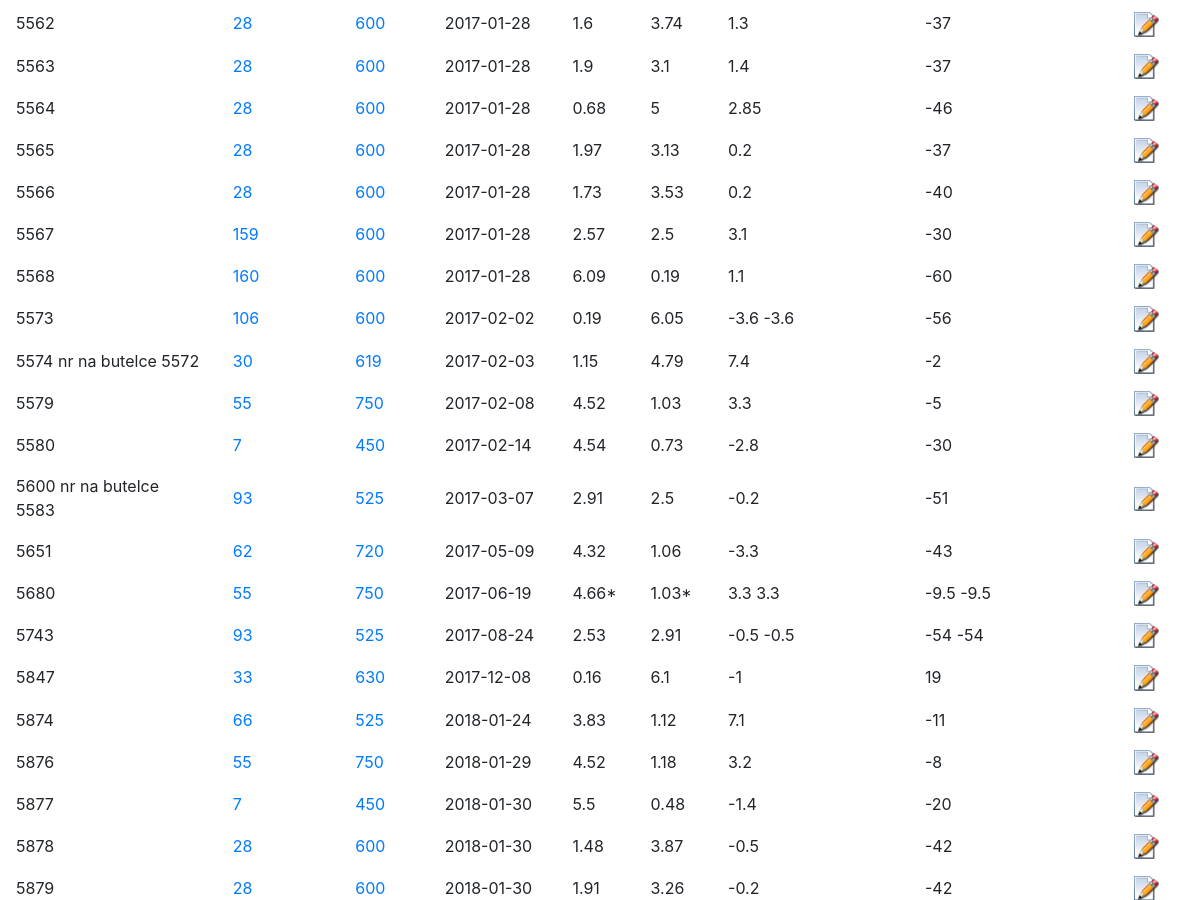
Before: /isotopes (middle part) with the older database file.
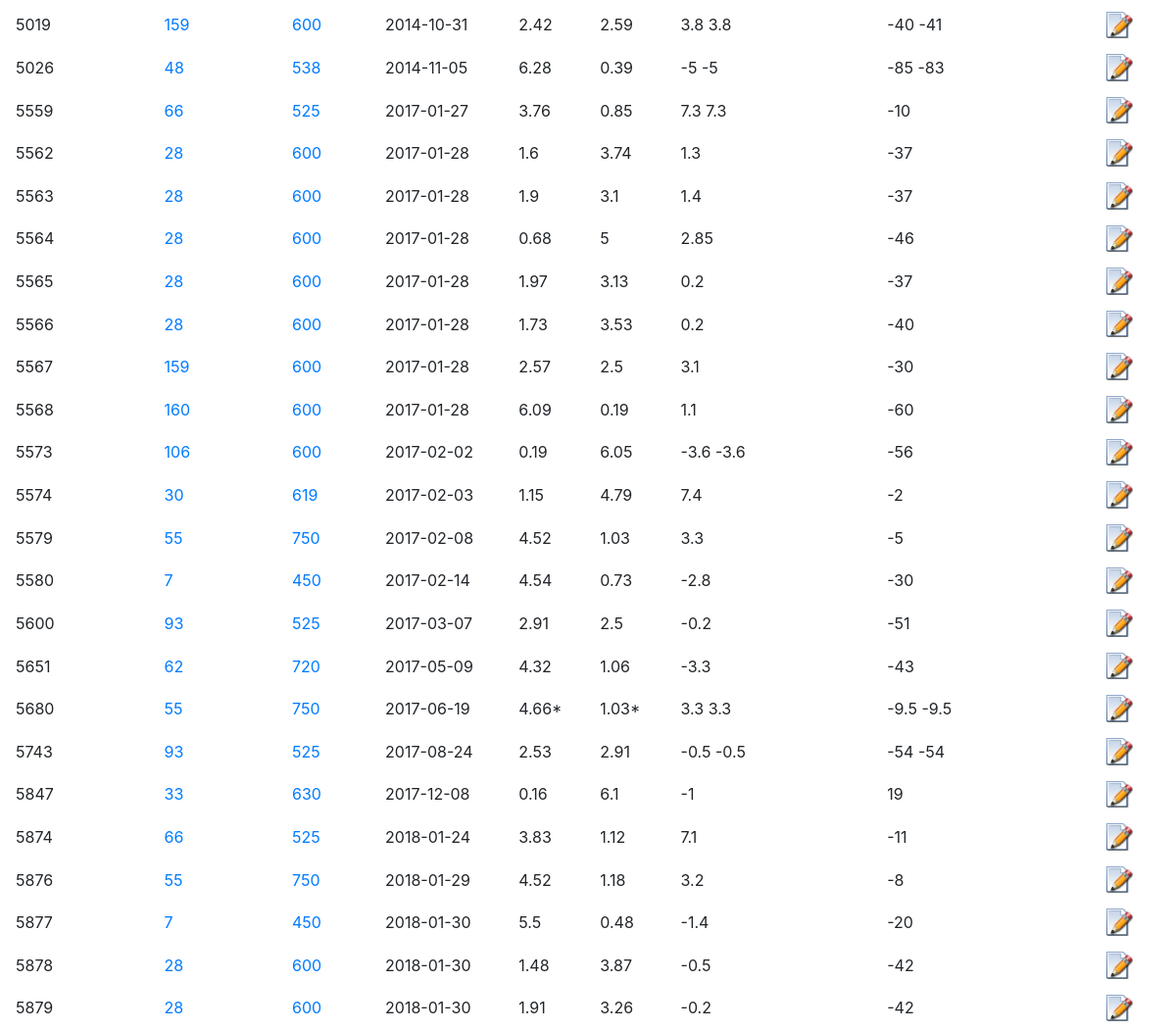
After: the same page with the newer database file.
### tables this page shows
CREATE TABLE izotopy(
 id INTEGER PRIMARY KEY AUTOINCREMENT,
 nr_probki	VARCHAR,
 nr_zjawiska VARCHAR,
 data_poboru VARCHAR,
 camg VARCHAR,
 nak VARCHAR,
 d18o VARCHAR,
 dd VARCHAR
, poziom TEXT);

### main.py (the view)
@app.route('/isotopes')
def isotopes():
    isotopes = getAllIsotopes()
    convertNulls(isotopes)
    return render_template('isotope.html', isotopes=isotopes)

### dbUtils.py (called while the page is built)
def dict_factory(cursor, row):
    d = OrderedDict()
    for idx, col in enumerate(cursor.description):
        d[col[0]] = row[idx]
    return d

def getAllIsotopes():
    conn = sqlite3.connect('data.db')
    cursor = conn.cursor()
    query = 'select * from izotopy order by data_poboru'
    isotopes = []
    for row in cursor.execute(query):
        isotope = dict_factory(cursor, row)
        isotopes.append(isotope)
    conn.close()
    return isotopes

def convertNulls(sampleList, character='--'):
    for index, sample in enumerate(sampleList):
        for key, value in sample.items():
            if value==None:
                sampleList[index][key]=character

### templates/isotope.html (shortened to what this page needs)
{% extends 'layout.html' %}
{% block body %}
	<div>
		<table class="tableFixHead" id="sampleTable">
  			<tbody>
			  {% for isotope in isotopes %}
  			  <tr>
				  <td class="nr_probki">{{isotope.nr_probki}}</td>
				  <td class="nr_zjawiska"><a href="/isotopesEvent/{{isotope.nr_zjawiska}}">{{isotope.nr_zjawiska}}</a></td>
				  <td class="poziom"><a href="/isotopesLevel/{{isotope.poziom}}">{{isotope.poziom}}</a></td>
				  <td class="data_poboru">{{isotope.data_poboru}}</td>
				  <td class="camg">{{isotope.camg}}</td>
				  <td class="nak">{{isotope.nak}}</td>
				  <td class="d18o">{{isotope.d18o}}</td>
				  <td class="dd">{{isotope.dd}}</td>
				  <td> <a href="/editIsotope/{{isotope.id}}"><img src="{{ url_for('static', filename = 'editIcon.png') }}"  width="50%" height="50%"/></a></td>
  			  </tr>
			  {% endfor %}
  			</tbody>
		</table>
	</div>
{% endblock %}

### templates/layout.html (shortened to what this page needs)
<!DOCTYPE html>
<html lang="zxx" class="no-js" style="height: 100%; margin: 0;">
	<head>
		<link rel="stylesheet" href="{{ url_for('static', filename = 'bootstrap.min.css') }}">
		<link rel="stylesheet" href="{{ url_for('static', filename = 'style.css') }}">
	</head>
	<body style="height:100%">
    <div class="wrapper" style="min-height:100%; margin-bottom: -56px; ">
    {% block body %}{% endblock %}
    </div>
    </body>
</html>

### static/style.css (style rules this page uses)
.tableFixHead { overflow-y: auto; height: 100px; }
table { border-collapse: collapse; width: 100%; }

Changed rows visible on the page:
now on this page (row unchanged): izotopy: nr_probki "5019", nr_zjawiska "159", poziom "600", data_poboru "2014-10-31", camg "2.42", nak "2.59", d18o "3.8 3.8", dd "-40 -41"
now on this page (row unchanged): izotopy: nr_probki "5026", nr_zjawiska "48", poziom "538", data_poboru "2014-11-05", camg "6.28", nak "0.39", d18o "-5 -5", dd "-85 -83"
now on this page (row unchanged): izotopy: nr_probki "5559", nr_zjawiska "66", poziom "525", data_poboru "2017-01-27", camg "3.76", nak "0.85", d18o "7.3 7.3", dd "-10"
changed izotopy (number 12 of 24 on the later page): nr_probki "5574 nr na butelce 5572" → "5574"
changed izotopy (number 15 of 24 on the later page): nr_probki "5600 nr na butelce 5583" → "5600"
